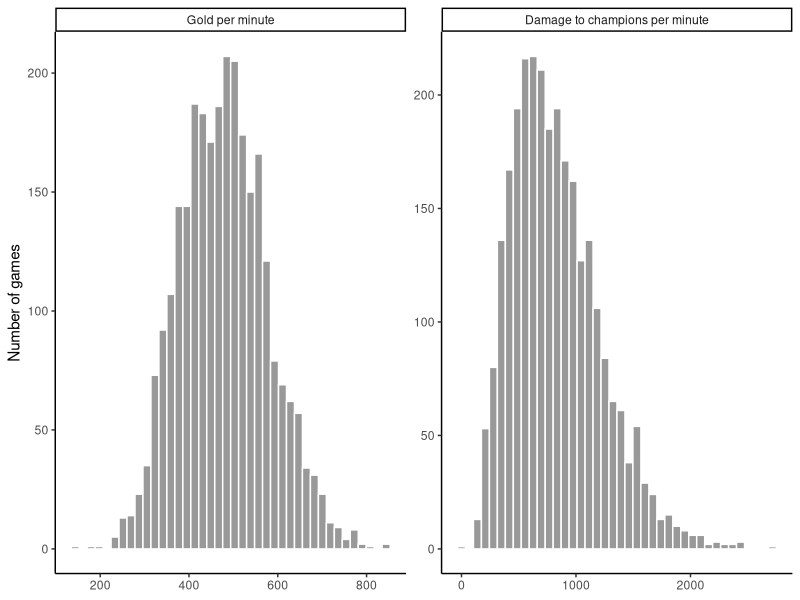
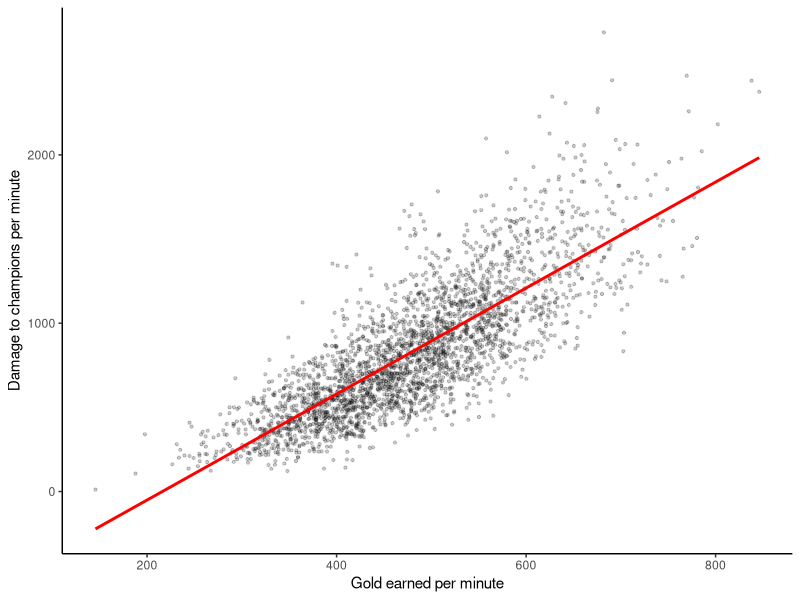
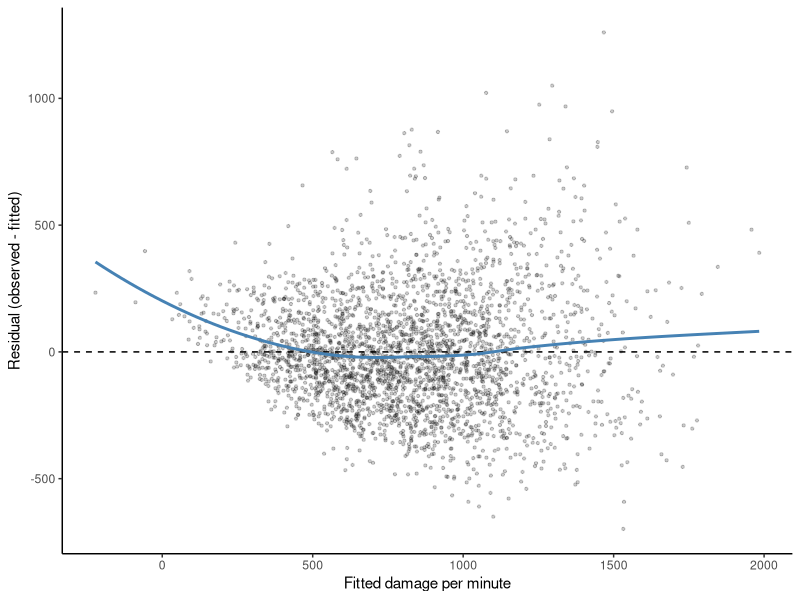
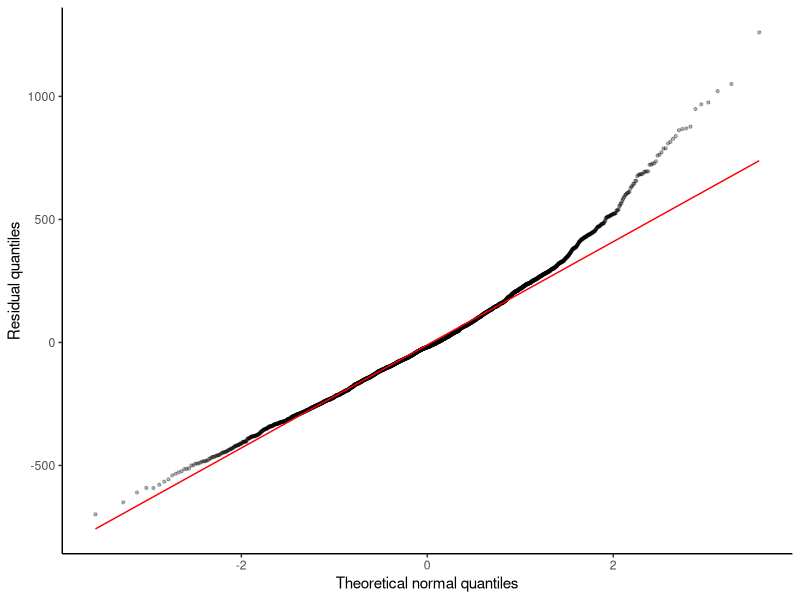

The R script that drew these images, in order:
## ---- chunk 1
#| include: false
# load libraries
library(tidyverse)
library(knitr)

# Jinx player-games extracted from the raw match files by analysis/extract_jinx.R
raw <- read.csv("../output/jinx_gold_damage.csv")
## ---- chunk 2
#| include: false
# Cleaning. Each step is counted so the Data section can report it.
n_raw <- nrow(raw)
n_other_queue <- sum(raw$queueId != 420)
is_remake <- raw$earlySurrender | raw$gameDuration < 300
is_offrole <- !(raw$teamPosition %in% "BOTTOM")
is_invalid <- !is.finite(raw$goldEarned) | !is.finite(raw$totalDamageDealtToChampions) |
  !is.finite(raw$gameDuration) | raw$goldEarned < 0 |
  raw$totalDamageDealtToChampions < 0
n_remake <- sum(is_remake)
n_offrole <- sum(!is_remake & is_offrole)
n_invalid <- sum(!is_remake & !is_offrole & is_invalid)

jinx <- raw |>
  filter(queueId == 420, !is_remake, !is_offrole, !is_invalid) |>
  mutate(
    minutes = gameDuration / 60,
    gpm = goldEarned / minutes,
    dpm = totalDamageDealtToChampions / minutes,
    patchMajor = as.integer(sub("\\..*", "", gameVersion)),
    date = as.Date(as.POSIXct(gameCreation / 1000, origin = "1970-01-01",
                              tz = "UTC")),
    rankBucket = factor(rankBucket, levels = c("low", "mid", "high", "elite"))
  )

n <- nrow(jinx)
players <- table(jinx$playerId)
n_players <- length(players)
n_repeat_games <- sum(players[players > 1])
pct_season16 <- mean(jinx$patchMajor == 16) * 100
region_counts <- table(jinx$platformId)
n_bucket_conflict <- sum(jinx$bucketConflict)

# Main model: damage per minute regressed on gold per minute
lm_fit <- lm(dpm ~ gpm, data = jinx)
b <- coef(lm_fit)
## ---- chunk 3
#| label: fig-hist
#| fig-cap: "Distributions of gold earned per minute (left) and damage dealt to champions per minute (right) for 2,795 ranked Jinx games. Gold per minute is roughly symmetric around 480, while damage per minute is right-skewed, with a long tail of games above 1,500."
#| fig-height: 3
jinx |>
  select(`Gold per minute` = gpm, `Damage to champions per minute` = dpm) |>
  pivot_longer(everything()) |>
  mutate(name = fct_inorder(name)) |>
  ggplot(aes(x = value)) +
  geom_histogram(bins = 40, fill = "grey60", colour = "white") +
  facet_wrap(~name, scales = "free") +
  labs(x = NULL, y = "Number of games") +
  theme_classic()
## ---- chunk 4
#| label: tbl-rank
#| tbl-cap: "Summary of the cleaned Jinx games by rank group of the match. Rank groups are low (Iron to Silver), mid (Gold to Platinum), high (Emerald to Diamond), and elite (Master to Challenger). Average gold and damage per minute rise with rank, except that elite games have slightly lower damage than high games."
jinx |>
  group_by(`Rank group` = rankBucket) |>
  summarise(
    Games = n(),
    `Mean gold/min` = round(mean(gpm)),
    `Mean damage/min` = round(mean(dpm)),
    `Mean length (min)` = round(mean(minutes), 1),
    `Win rate (%)` = round(100 * mean(win), 1)
  ) |>
  kable()
## ---- chunk 5
#| include: false
ci <- confint(lm_fit)
fit_sum <- summary(lm_fit)

e <- resid(lm_fit)

# Standardized residuals, to flag outliers
std_resid <- rstandard(lm_fit)
n_outlier <- sum(abs(std_resid) > 3)

# Same model fit separately within each rank group (representativeness check)
rank_fits <- jinx |>
  group_by(rankBucket) |>
  group_modify(~ tibble(slope = coef(lm(dpm ~ gpm, data = .x))[2])) |>
  ungroup()

# Residual spread in the lower, middle and upper thirds of fitted values
fit_terciles <- cut(fitted(lm_fit), quantile(fitted(lm_fit), 0:3 / 3),
                    include.lowest = TRUE)
resid_sd <- tapply(e, fit_terciles, sd)
## ---- chunk 6
#| label: fig-scatter
#| fig-cap: "Damage to champions per minute against gold earned per minute for 2,795 ranked Jinx games, with the fitted least-squares line (red). Games with more gold income have higher damage output, and the points spread out more at higher gold income."
#| fig-height: 4
ggplot(jinx, aes(x = gpm, y = dpm)) +
  geom_point(alpha = 0.2, size = 0.8) +
  geom_smooth(method = "lm", se = FALSE, colour = "red") +
  labs(x = "Gold earned per minute", y = "Damage to champions per minute") +
  theme_classic()
## ---- chunk 7
#| label: tbl-coef
#| tbl-cap: "Estimated coefficients for the regression of damage to champions per minute on gold earned per minute (n = 2,795). The 95% confidence interval for the slope is far from zero."
tibble(
  Term = c("Intercept ($b_0$)", "Gold per minute ($b_1$)"),
  Estimate = b,
  `Std. error` = fit_sum$coefficients[, "Std. Error"],
  `95% CI` = sprintf("(%.2f, %.2f)", ci[, 1], ci[, 2])
) |>
  kable(digits = 3, escape = FALSE)
## ---- chunk 8
#| label: fig-resid
#| fig-cap: "Residuals against fitted values for the regression of damage per minute on gold per minute. The dashed line marks zero and the blue curve is a smoothed trend. The vertical spread of the residuals increases from left to right, showing that the error variance grows with predicted damage. The curve bends upward at both ends, most sharply for the few low-gold games whose fitted damage is below zero, showing mild curvature."
#| fig-height: 3.5
tibble(fitted = fitted(lm_fit), resid = e) |>
  ggplot(aes(x = fitted, y = resid)) +
  geom_point(alpha = 0.2, size = 0.8) +
  geom_hline(yintercept = 0, linetype = "dashed") +
  geom_smooth(method = "loess", se = FALSE, colour = "steelblue") +
  labs(x = "Fitted damage per minute", y = "Residual (observed - fitted)") +
  theme_classic()
## ---- chunk 9
#| label: fig-qq
#| fig-cap: "Normal Q-Q plot of the regression residuals. Points on the line would indicate normally distributed errors. The upper tail rises above the line, showing that the residuals are right-skewed: some games have much more damage than predicted, while very large shortfalls are less common."
#| fig-height: 3.5
tibble(resid = e) |>
  ggplot(aes(sample = resid)) +
  stat_qq(alpha = 0.3, size = 0.8) +
  stat_qq_line(colour = "red") +
  labs(x = "Theoretical normal quantiles", y = "Residual quantiles") +
  theme_classic()
